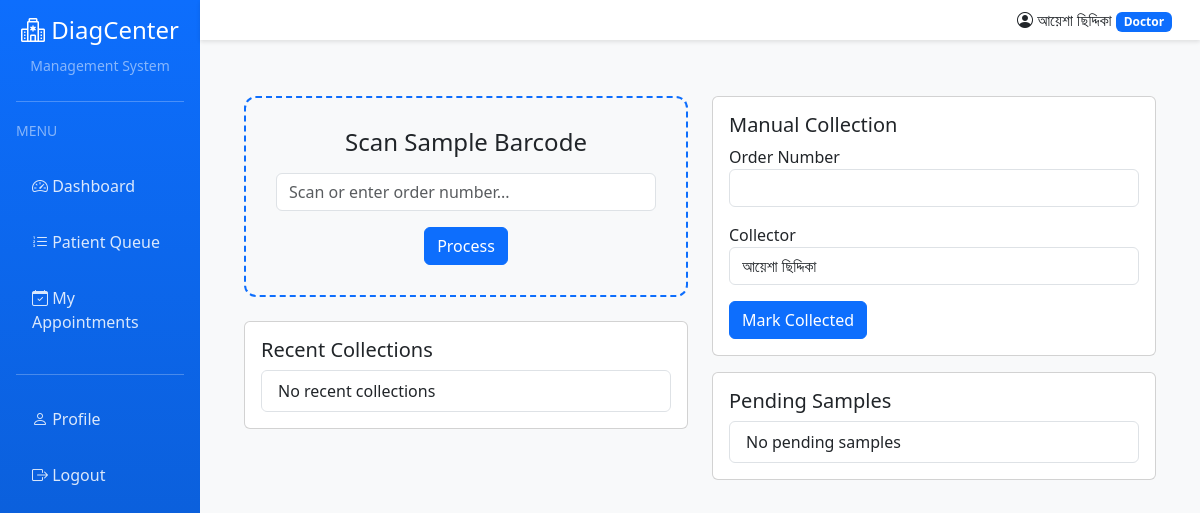
/lab/sample-collection/ (signed in), run on the app's committed database.
### accounts/models.py (models this page shows, shortened)
class User(AbstractUser):
    ROLE_CHOICES = [
        ('ADMIN', 'Admin'),
        ('DOCTOR', 'Doctor'),
        ('RECEPTIONIST', 'Receptionist'),
        ('LAB', 'Lab Staff'),
        ('PHARMACY', 'Pharmacy Staff'),
        ('CANTEEN', 'Canteen Staff'),
    ]
    role = models.CharField(max_length=20, choices=ROLE_CHOICES, default='RECEPTIONIST')
    phone = models.CharField(max_length=20, blank=True)
    address = models.TextField(blank=True)
    specialization = models.CharField(max_length=100, blank=True, help_text="For doctors")
    license_number = models.CharField(max_length=50, blank=True, help_text="Professional license")
    profile_picture = models.ImageField(upload_to='profiles/', blank=True, null=True)
    is_active = models.BooleanField(default=True)
    created_at = models.DateTimeField(auto_now_add=True)
    updated_at = models.DateTimeField(auto_now=True)
    class Meta:
        ordering = ['-created_at']
    @property
    def is_admin(self):
        return self.role == 'ADMIN' or self.is_superuser
    @property
    def is_doctor(self):
        return self.role == 'DOCTOR'
    @property
    def is_receptionist(self):
        return self.role == 'RECEPTIONIST'

### lab/views.py (the view)
# urls.py: path('sample-collection/', views.sample_collection_view, name='sample_collection'),
@login_required
def sample_collection_view(request):
    pending_orders = LabOrder.objects.filter(status='ORDERED').select_related('patient', 'ordered_by')[:20]
    two_hours_ago = timezone.now() - timedelta(hours=2)
    recent_collections = LabOrder.objects.filter(
        status__in=['SAMPLE_COLLECTED', 'IN_PROGRESS', 'COMPLETED'],
        sample_collected_at__gte=two_hours_ago
    ).select_related('patient', 'sample_collected_by').order_by('-sample_collected_at')[:10]
    context = {
        'pending_orders': pending_orders,
        'recent_collections': recent_collections,
    }
    return render(request, 'lab/sample_collection.html', context)

### templates/lab/sample_collection.html (shortened to what this page needs)
{% extends 'base.html' %}
{% load static %}
{% block content %}
<div class="container mt-4">
  <div class="row">
    <div class="col-md-6">
      <div class="scan-box">
        <h4> Scan Sample Barcode</h4>
        <input id="barcodeInput" class="form-control mt-3" placeholder="Scan or enter order number...">
        <button class="btn btn-primary mt-3" onclick="processBarcode()">Process</button>
      </div>
      <div class="mt-4 card sample-list">
        <div class="card-body">
          <h5>Recent Collections</h5>
          <ul class="list-group" id="recentList">
            {% for col in recent_collections %}
            <li class="list-group-item d-flex justify-content-between align-items-center">
              {{ col.order.order_number }} - {{ col.order.patient.full_name }}
              <span class="badge bg-success">{{ col.collected_at|date:"h:i A" }}</span>
            </li>
            {% empty %}
            <li class="list-group-item">No recent collections</li>
            {% endfor %}
          </ul>
        </div>
      </div>
    </div>
    <div class="col-md-6">
      <div class="card">
        <div class="card-body">
          <h5>Manual Collection</h5>
          <form method="post" id="manualForm" action="{% url 'lab:collect_sample' 0 %}">{% csrf_token %}
            <div class="mb-3">
              <label>Order Number</label>
              <input name="order_number" class="form-control">
            </div>
            <div class="mb-3">
              <label>Collector</label>
              <input name="collector" class="form-control" value="{{ request.user.get_full_name }}" readonly>
            </div>
            <button class="btn btn-primary">Mark Collected</button>
          </form>
        </div>
      </div>
      <div class="card mt-3">
        <div class="card-body">
          <h5>Pending Samples</h5>
          <ul class="list-group">
            {% for order in pending_orders %}
            <li class="list-group-item d-flex justify-content-between align-items-center">
              <div>
                <strong>{{ order.order_number }}</strong> <br>
                <small class="text-muted">{{ order.patient.full_name }}</small>
              </div>
              <div>
                <button class="btn btn-sm btn-outline-primary" onclick="collect('{{ order.id }}')">Collect</button>
              </div>
            </li>
            {% empty %}
            <li class="list-group-item">No pending samples</li>
            {% endfor %}
          </ul>
        </div>
      </div>
    </div>
  </div>
</div>
{% endblock %}

### templates/base.html (shortened to what this page needs)
<!DOCTYPE html>
<html lang="en">
<head>
    <link href="https://cdn.jsdelivr.net/npm/bootstrap@5.3.0/dist/css/bootstrap.min.css" rel="stylesheet">
    <link href="https://cdn.jsdelivr.net/npm/bootstrap-icons@1.10.0/font/bootstrap-icons.css" rel="stylesheet">
</head>
<body>
    {% if user.is_authenticated %}
    <div class="container-fluid">
        <div class="row">
            <nav class="col-md-2 col-lg-2 d-md-block sidebar collapse p-3" id="sidebar">
                <div class="text-center mb-4">
                    <h4><i class="bi bi-hospital"></i> DiagCenter</h4>
                    <small class="text-white-50">Management System</small>
                </div>
                <hr class="bg-white">
                <div class="mb-3">
                    <small class="text-white-50 text-uppercase">Menu</small>
                </div>
                <ul class="nav flex-column">
                    <li class="nav-item">
                        <a class="nav-link" href="{% url 'accounts:dashboard' %}">
                            <i class="bi bi-speedometer2"></i> Dashboard
                        </a>
                    </li>
                    {% if user.is_admin %}
                    <li class="nav-item">
                        <a class="nav-link" href="{% url 'accounts:admin_finance' %}">
                            <i class="bi bi-cash-stack"></i> Finance
                        </a>
                    </li>
                    <li class="nav-item">
                        <a class="nav-link" href="{% url 'accounts:pc_dashboard' %}">
                            <i class="bi bi-cash-coin"></i> PC Commission
                        </a>
                    </li>
                    <li class="nav-item">
                        <a class="nav-link" href="{% url 'accounts:doctor_management' %}">
                            <i class="bi bi-person-badge"></i> Doctors
                        </a>
                    </li>
                    <li class="nav-item">
                        <a class="nav-link" href="{% url 'lab:test_manage' %}">
                            <i class="bi bi-flask"></i> Lab Tests
                        </a>
                    </li>
                    <li class="nav-item">
                        <a class="nav-link" href="{% url 'finance:financial_reports' %}">
                            <i class="bi bi-graph-up"></i> Reports
                        </a>
                    </li>
                    {% elif user.is_doctor %}
                    <li class="nav-item">
                        <a class="nav-link" href="{% url 'appointments:queue_display' %}">
                            <i class="bi bi-list-ol"></i> Patient Queue
                        </a>
                    </li>
                    <li class="nav-item">
                        <a class="nav-link" href="{% url 'appointments:appointment_list' %}">
                            <i class="bi bi-calendar-check"></i> My Appointments
                        </a>
                    </li>
                    {% endif %}
                </ul>
                <hr class="bg-white mt-4">
                <ul class="nav flex-column">
                    <li class="nav-item">
                        <a class="nav-link" href="{% url 'accounts:profile' %}">
                            <i class="bi bi-person"></i> Profile
                        </a>
                    </li>
                    <li class="nav-item">
                        <a class="nav-link" href="{% url 'accounts:logout' %}">
                            <i class="bi bi-box-arrow-right"></i> Logout
                        </a>
                    </li>
                </ul>
            </nav>
            <main class="col-md-10 ms-sm-auto col-lg-10 px-0">
                <nav class="navbar navbar-expand-lg navbar-light bg-white">
                    <div class="container-fluid">
                        <div class="ms-auto d-flex align-items-center">
                            <span class="me-3">
                                <i class="bi bi-person-circle"></i>
                                {{ user.get_full_name|default:user.username }}
                                <span class="badge bg-primary">{{ user.get_role_display }}</span>
                            </span>
                        </div>
                    </div>
                </nav>
                <div class="content-wrapper">
                    {% block content %}{% endblock %}
                </div>
            </main>
        </div>
    </div>
    {% else %}
    {% block login_content %}{% endblock %}
    {% endif %}
</body>
</html>

### templates/lab/sample_collection.html (style rules this page uses)
.scan-box { border:2px dashed #0d6efd; padding:30px; border-radius:12px; text-align:center; }
.sample-list { max-height:300px; overflow:auto; }

### templates/base.html (style rules this page uses)
body { min-height: 100vh; background-color: #f8f9fa; }
.sidebar { min-height: 100vh; background: linear-gradient(180deg, #0d6efd 0%, #0a58ca 100%); color: white; }
.sidebar .nav-link { color: rgba(255, 255, 255, 0.85); padding: 0.75rem 1rem; margin: 0.25rem 0; border-radius: 0.5rem; }
.content-wrapper { padding: 2rem; }
.navbar { box-shadow: 0 2px 4px rgba(0,0,0,0.1); }

### data on the page
User: get_full_name "আয়েশা ছিদ্দিকা", role "Doctor", collector "আয়েশা ছিদ্দিকা"
